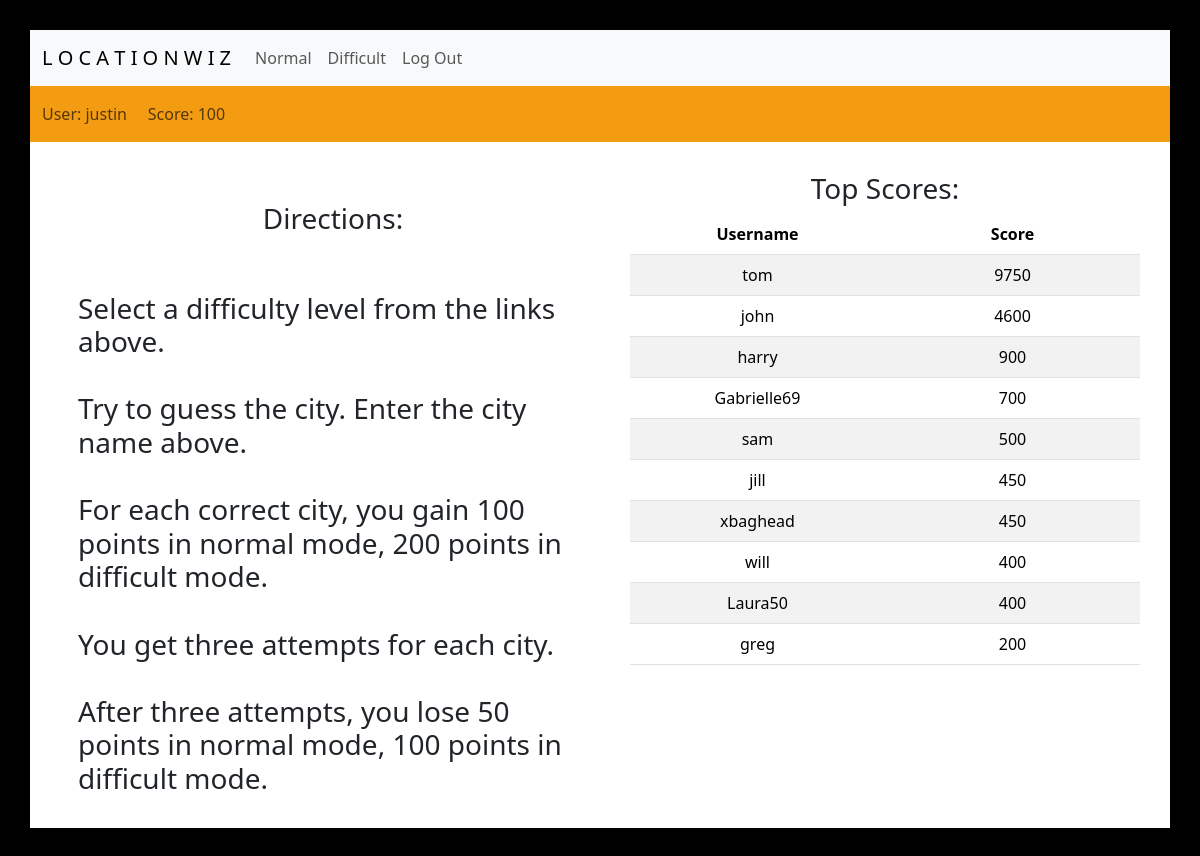
The page / (signed in) on the database its author committed.
### tables this page shows
CREATE TABLE users (
    id INTEGER NOT NULL UNIQUE,
    username TEXT NOT NULL UNIQUE,
    score INTEGER NOT NULL,
    hashcode TEXT NOT NULL,
    PRIMARY KEY(id)
);

### app.py (the view)
@app.route("/", methods=["GET", "POST"])
@login_required
def index():
    user_id = session["user_id"]
    cur_score = db.execute("SELECT score FROM users WHERE id = ?", user_id)[0]["score"]
    username = db.execute("SELECT username FROM users WHERE id = ?", user_id)[0]["username"]
    topscores = db.execute("SELECT username, score FROM users ORDER BY score DESC LIMIT 10")
    return render_template("index.html", username=username, score=cur_score, topscores=topscores)

### helpers.py (called while the page is built)
def login_required(f):
    @wraps(f)
    def decorated_function(*args, **kwargs):
        if session.get("user_id") is None:
            return redirect("/login")
        return f(*args, **kwargs)
    return decorated_function

### templates/index.html (shortened to what this page needs)
{% extends "layout.html" %}
{% block score %}User: {{ username }} &nbsp; &nbsp; Score: {{ score }}{% endblock score %}
{% block content %}
<div class="index-containers">
    <div class="row">
      <div class="col" style="padding: 30px; text-align: left">
        <h3 style="text-align: center">Directions:</h3><br><br>
        <h3>Select a difficulty level from the links above. <br><br>
            Try to guess the city. Enter the city name above. <br><br>
            For each correct city, you gain 100 points in normal mode, 200 points in difficult mode. <br><br>
            You get three attempts for each city. <br><br>
            After three attempts, you lose 50 points in normal mode, 100 points in difficult mode.<br><br></h3>
      </div>
      <div class="col">
        <h3>Top Scores:</h3>
        <table class="table table-striped">
            <thead>
                <tr>
                    <th scope="col" style="width:50%">Username</th>
                    <th scope="col" style="width:50%">Score</th>
                </tr>
            </thead>
            <tbody>
                {% for row in topscores %}
                    <tr>
                        <td>{{ row["username"] }}</td>
                        <td>{{ row["score"] }}</td>
                    </tr>
                {% endfor %}
            </tbody>
        </table>
      </div>
    </div>
{% endblock content %}

### templates/layout.html (shortened to what this page needs)
<!DOCTYPE html>
<html lang="en">
    <head>
        <link href="https://cdn.jsdelivr.net/npm/bootstrap@5.3.2/dist/css/bootstrap.min.css" rel="stylesheet">
        <link href="/static/styles.css" rel="stylesheet">
    </head>
    <body>
        <div id="bigmain">
            <nav class="navbar navbar-expand-lg bg-light">
                <div class="container-fluid">
                  <a class="navbar-brand" href="/">L O C A T I O N W I Z</a>
                  {% if session["user_id"] %}
                  <div class="collapse navbar-collapse" id="navbarSupportedContent">
                    <ul class="navbar-nav me-auto mb-2 mb-lg-0">
                      <li class="nav-item"><a class="nav-link" href="/normal">Normal</a></li>
                      <li class="nav-item"><a class="nav-link" href="/difficult">Difficult</a></li>
                      <li class="nav-item"><a class="nav-link" href="/logout">Log Out</a></li>
                    </ul>
                  {% else %}
                  <div class="collapse navbar-collapse" id="navbarSupportedContent">
                    <ul class="navbar-nav me-auto mb-2 mb-lg-0">
                      <li class="nav-item"><a class="nav-link" href="/login">Login</a></li>
                      <li class="nav-item"><a class="nav-link" href="/register">Register</a></li>
                    </ul>
                  {% endif %}
                  </div>
                </div>
              </nav>
              <nav class="navbar" style="background-color: #F39C12;">
                <div class="container-fluid">
                  <span class="navbar-text">
                    {% block score %}{% endblock score %}
                  </span>
                </div>
              </nav>
              {% block content %}{% endblock content %}
        </div>
    </body>
</html>

### static/styles.css (style rules this page uses)
html, body { height: 95%; margin: 0; padding: 0; background-color: Black; }
#bigmain { height: 100%; padding-top: 30px; padding-right: 30px; padding-bottom: 30px; padding-left: 30px; }
.index-containers { height: 95%; margin: 0px; padding: 30px; background-color: White; text-align: center; }

### rows shown on the page
users: username "justin"
users: username "tom", score "9750"
users: username "john", score "4600"
users: username "harry", score "900"
users: username "Gabrielle69", score "700"
users: username "sam", score "500"
users: username "jill", score "450"
users: username "xbaghead", score "450"
users: username "will", score "400"
users: username "Laura50", score "400"
users: username "greg", score "200"

### other values the page prints
{{ score }} "100"
